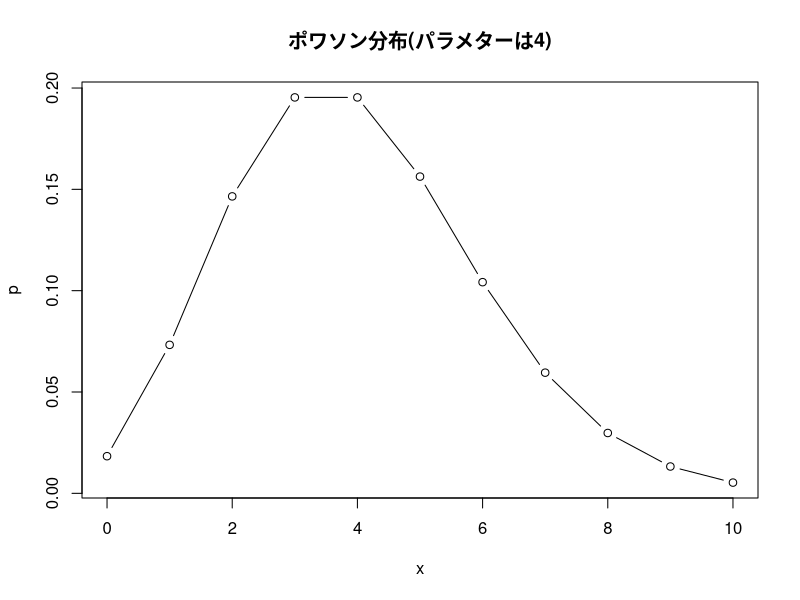
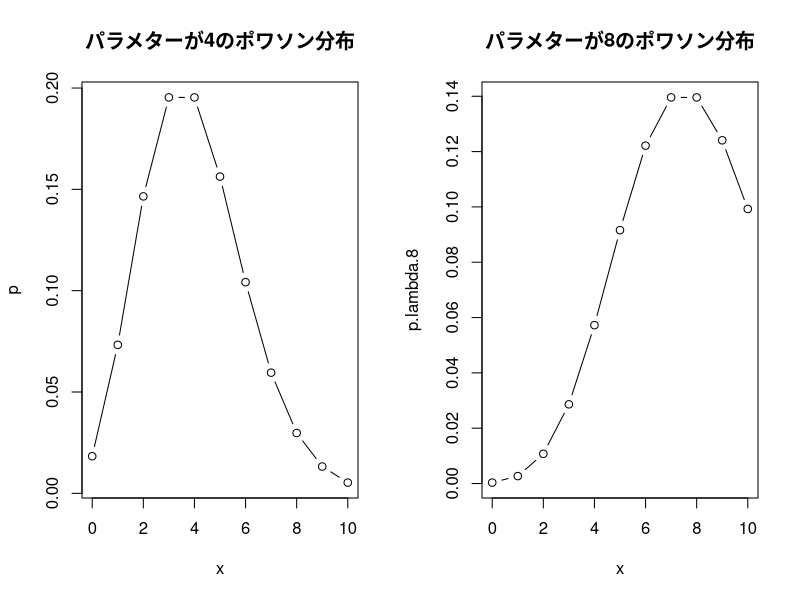
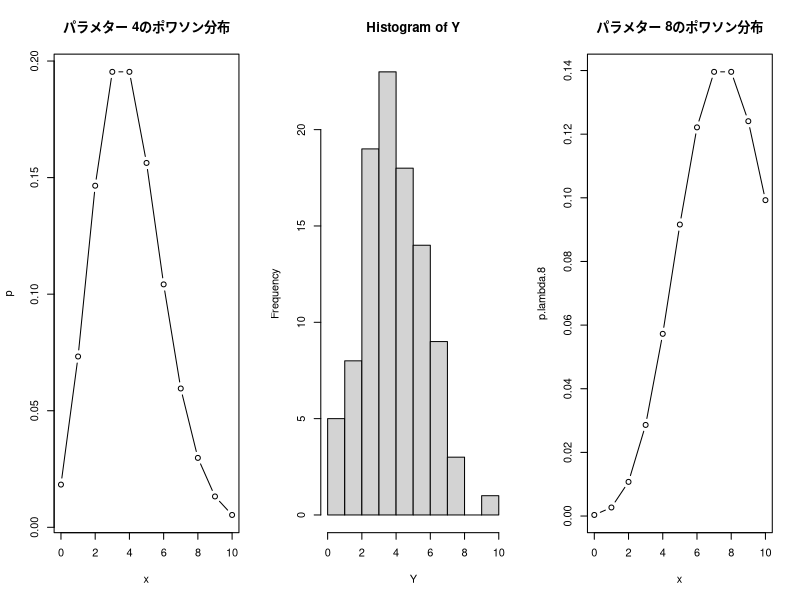
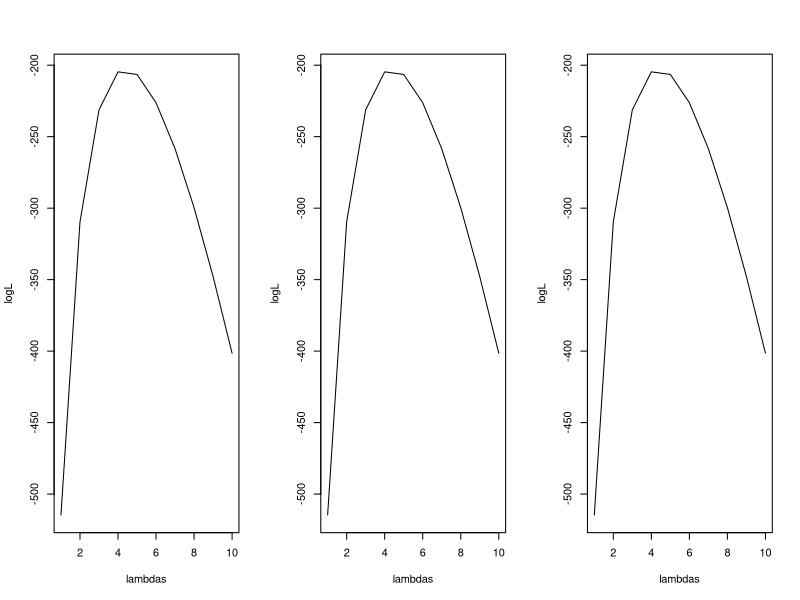

These figures' R source, in order:
## ---- chunk 1
knitr::opts_chunk$set(
    message = FALSE,
    cache = FALSE,
    warning = FALSE,
    width=6,
    fig.align='center',
    fig.pos='H',
    dev = c("png", "svg")
)
## ---- chunk 2
# 余白があるのでシードを与える
# 乱数なんかを固定できる
set.seed(1)
## ---- chunk 3
factorial(5)
my.f <- function(x){
    x + 2
}
my.f(4)
## ---- chunk 4
class("猫")
class(2)
# factorial("猫")
# Error in x + 1 : non-numeric argument to binary operator
## ---- chunk 5
X <- 1:10
X
factorial(X)
# sapply(X, factorial)
## ---- chunk 6
x <- 0:10  # 0から10までの atomic vector
dpois(lambda=4, 10) # 4匹集まる確率。lambda=4はとりあえず無視
p <- dpois(lambda=4, x) # xに確率密度関数`dpois`をapply
p # 各値が起きる確率のベクトル
## ---- chunk 7
plot(p~x, type="b", main="ポワソン分布(パラメターは4)")
## ---- chunk 8
layout(matrix(1:2, ncol=2))
plot(p~x, type="b", main="パラメターが4のポワソン分布")
p.lambda.8 <- dpois(lambda=8, x)  # もしパラメターが8だったら？
plot(p.lambda.8~x, type="b", main="パラメターが8のポワソン分布")
## ---- chunk 9
Y <- rpois(100, 4.3)
layout(matrix(1:3, ncol=3)) 
plot(p~x, type="b", main="パラメター 4のポワソン分布")
hist(Y)
plot(p.lambda.8~x, type="b", main="パラメター 8のポワソン分布")
## ---- chunk 10
# Yそれぞれの確率を求める
p <- dpois(lambda=4, Y) # atomic vector Y をdpoisにマップしている
prod(p)  # 0.1, のような値を100個掛け合わせるのでめっちゃ小さくなってしまう
sum(log(p))  # 大小関係を見る際はlogをとってsumをとればよい。
## ---- chunk 11
# 「こういうパラメターを与えたら、尤度(対数)はどれくらいですか？」
# を与えられているデータYに対して返してくれる関数
logL.f <- function(l){
    # Yは与えられていて、今度はlambda(l)を引数にとって尤度を返す
    Y.p <- dpois(lambda=l, Y)
    sum(log(Y.p))
}
# 先ほどと同じ値
logL.f(4)
## ---- chunk 12
lambdas <- 1:10
logL <- sapply(lambdas, logL.f)
# lambda = 4 の時が一番尤度が高い <- **最尤推定値**
plot(logL~lambdas, type="l")
## ---- chunk 13
plot(logL~lambdas, type="l")
## ---- chunk 14
plot(logL~lambdas, type="l")
## ---- chunk 15
# うまく行くとき、行かないときがある。（データの数に依存）
logL.f <- function(parameters){
    lambda=parameters[1]
    Y <- rpois(1000, 4.3)
    Y.p <- dpois(lambda=lambda, Y)
    - sum(log(Y.p))
}
optim(c(1), fn = logL.f)$par # パラメターの初期値を1とする(0はできなかった)
## ---- chunk 16
logL.f <- function(parameters){
    beta = parameters[1] + 2
    lambda= beta
    Y <- rpois(1000, 4.3)
    -sum(log(dpois(lambda=lambda, Y)))
}
optim(c(2), fn = logL.f)$par
